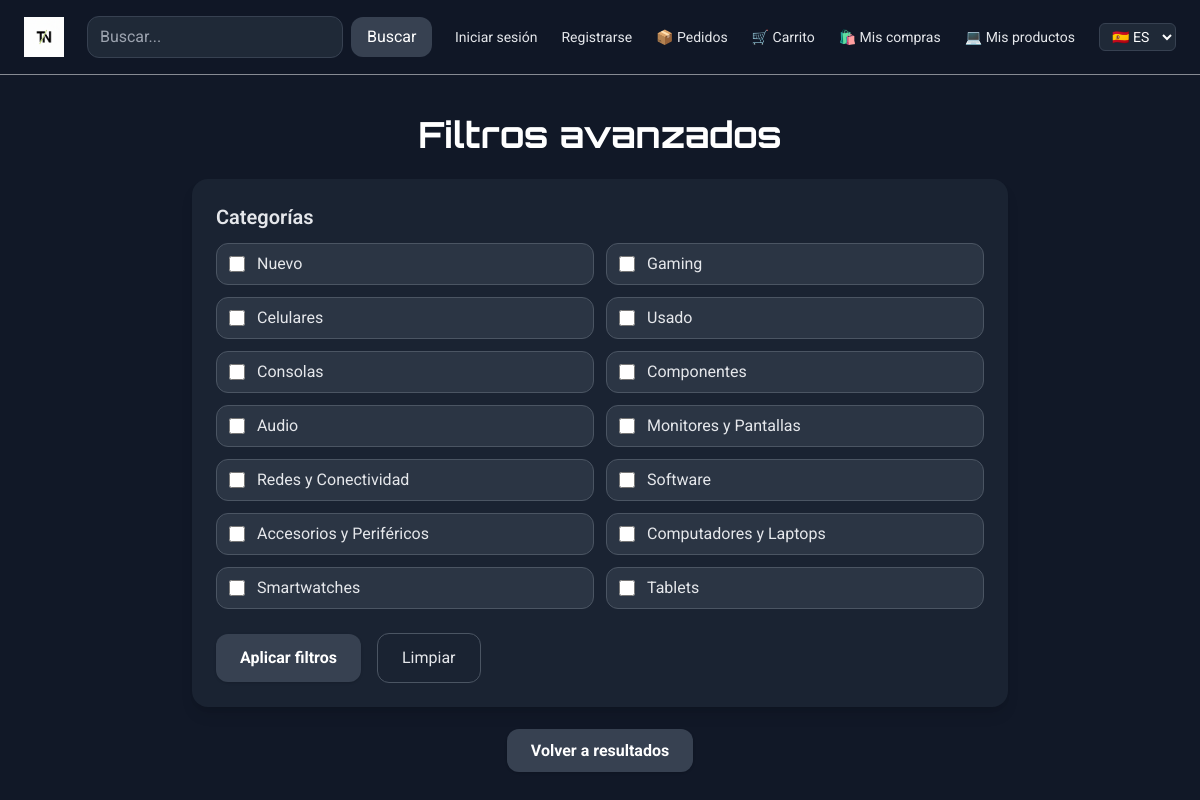
The app's page /buscar/filtros/ with its own data.
### productos/models.py (models this page shows, shortened)
class CategoriaProducto(models.Model):
    id = models.AutoField(primary_key=True)
    nombre = models.CharField(_("Nombre de la categoría"), max_length=100)
    descripcion = models.TextField(_("Descripción"), blank=True, null=True)
    class Meta:
        verbose_name = _("Categoría de producto")
        verbose_name_plural = _("Categorías de producto")

### productos/views.py (the view, shortened to what this page needs)
# urls.py: path("buscar/filtros/", views.buscar_filtros, name="buscar_filtros"),
def buscar_filtros(request):
    q = (request.GET.get("q") or "").strip()
    seleccion_inicial = request.GET.getlist("categorias")
    form = FiltroCategoriasForm(initial={
        "categorias": seleccion_inicial
    })
    contexto = {
        "form": form,
        "busqueda": q,
        "categorias_actuales": seleccion_inicial,
    }
    return render(request, "productos/buscar_filtros.html", contexto)

### productos/forms.py
class FiltroCategoriasForm(forms.Form):
    categorias = forms.ModelMultipleChoiceField(
        label=_("Categorías"),
        queryset=CategoriaProducto.objects.all(),
        widget=forms.CheckboxSelectMultiple,
        required=False,
        help_text=_("Selecciona una o varias categorías para filtrar los productos"),
    )

### productos/templates/productos/buscar_filtros.html (shortened to what this page needs)
{% load static %}
{% load i18n %}
<!DOCTYPE html>
{% get_current_language as LANGUAGE_CODE %}
<html lang="{{ LANGUAGE_CODE|default:'es'|slice:':2' }}">
<head>
  <script src="https://cdn.tailwindcss.com"></script>
</head>
<body class="bg-gray-900 text-gray-200 font-['Roboto'] min-h-screen">
  {% include 'navbar.html' %}
  <main class="max-w-4xl mx-auto p-6 md:p-10">
    <h1 class="text-3xl md:text-4xl font-bold text-white font-['Orbitron'] mb-6 text-center">
      {% trans "Filtros avanzados" %}
    </h1>
    <form method="post" class="bg-gray-800/70 rounded-2xl p-6 shadow-lg">
      <div class="mb-6">
        <h2 class="text-xl font-semibold mb-3">{% trans "Categorías" %}</h2>
        <div class="grid grid-cols-1 sm:grid-cols-2 gap-3">
          {% for cat in form.fields.categorias.queryset %}
            <label class="flex items-center gap-3 px-3 py-2 rounded-xl bg-gray-700/60 border border-gray-600 hover:border-gray-400 transition">
              <input
                type="checkbox"
                name="categorias"
                value="{{ cat.id }}"
                class="accent-white w-4 h-4"
              >
              <span>{{ cat.nombre }}</span>
            </label>
          {% empty %}
            <p class="text-gray-400">{% trans "No hay categorías disponibles." %}</p>
          {% endfor %}
        </div>
      </div>
      <div class="flex items-center gap-4">
        <button
          type="submit"
          class="px-6 py-3 bg-gray-700 text-white font-bold rounded-xl shadow hover:bg-gray-600 transition"
        >
          {% trans "Aplicar filtros" %}
        </button>
        <a
          href="{% url 'buscar_productos' %}{% if busqueda %}?q={{ busqueda|urlencode }}{% endif %}"
          class="px-6 py-3 bg-transparent border border-gray-600 text-gray-200 rounded-xl hover:bg-gray-700/50 transition"
        >
          {% trans "Limpiar" %}
        </a>
      </div>
    </form>
    <div class="text-center mt-8">
      <a href="{% url 'buscar_productos' %}{% if busqueda %}?q={{ busqueda|urlencode }}{% endif %}"
         class="px-6 py-3 bg-gray-700 text-white font-bold rounded-xl shadow hover:bg-gray-600 transition">
        {% trans "Volver a resultados" %}
      </a>
    </div>
  </main>
</body>
</html>

### records on screen
CategoriaProducto: nombre "Nuevo"
CategoriaProducto: nombre "Gaming"
CategoriaProducto: nombre "Celulares"
CategoriaProducto: nombre "Usado"
CategoriaProducto: nombre "Consolas"
CategoriaProducto: nombre "Componentes"
CategoriaProducto: nombre "Audio"
CategoriaProducto: nombre "Monitores y Pantallas"
CategoriaProducto: nombre "Redes y Conectividad"
CategoriaProducto: nombre "Software"
CategoriaProducto: nombre "Accesorios y Periféricos"
CategoriaProducto: nombre "Computadores y Laptops"
CategoriaProducto: nombre "Smartwatches"
CategoriaProducto: nombre "Tablets"
